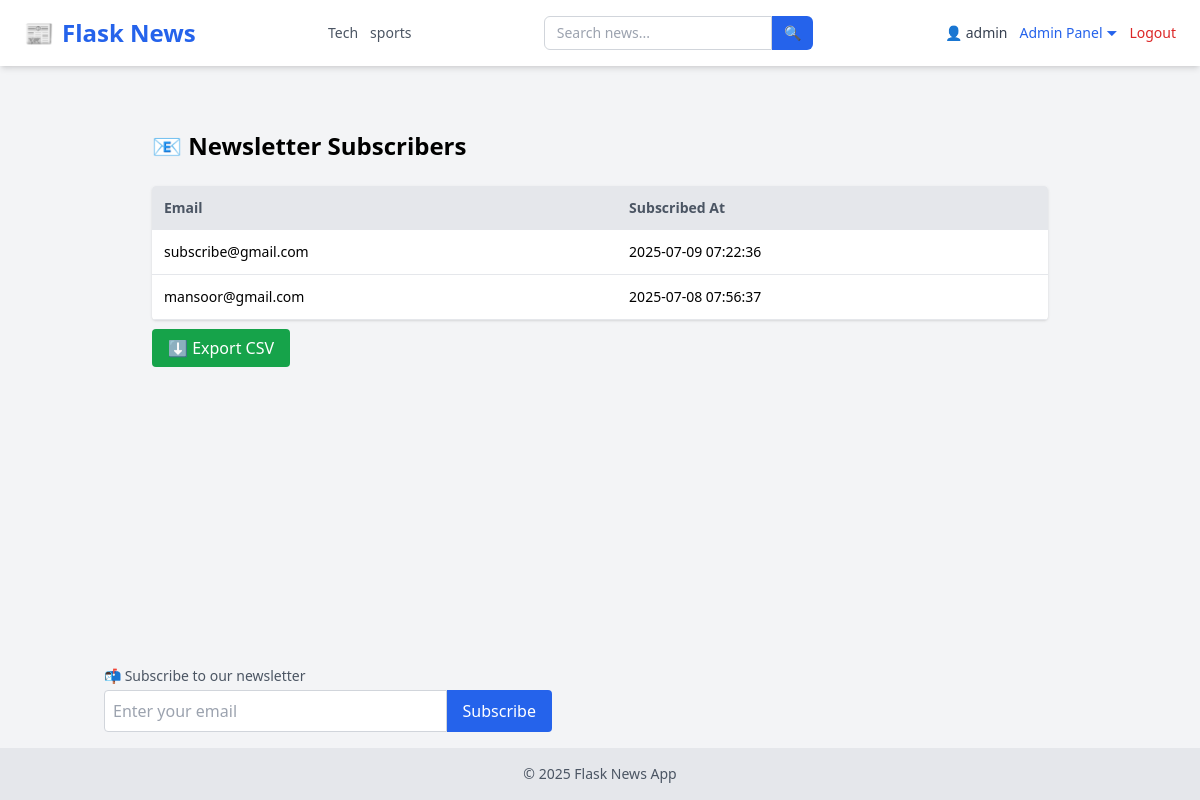
The page /subscribers (signed in) on the database its author committed.
### tables this page shows
CREATE TABLE categories (
            id INTEGER PRIMARY KEY AUTOINCREMENT,
            name TEXT UNIQUE NOT NULL
        );

CREATE TABLE users (
            id INTEGER PRIMARY KEY AUTOINCREMENT,
            username TEXT NOT NULL,
            email TEXT UNIQUE NOT NULL,
            password TEXT NOT NULL,
            role TEXT DEFAULT 'user'
        );

CREATE TABLE subscribers (
            id INTEGER PRIMARY KEY AUTOINCREMENT,
            email TEXT UNIQUE NOT NULL,
            created_at TEXT DEFAULT (datetime('now'))
        );

### app/admin_routes.py (the view)
@admin.route('/subscribers')
@login_required
@admin_only
def view_subscribers():
    conn = sqlite3.connect(current_app.config['DATABASE'])
    c = conn.cursor()
    c.execute("SELECT email, created_at FROM subscribers ORDER BY created_at DESC")
    subscribers = c.fetchall()
    conn.close()
    return render_template('admin/subscribers.html', subscribers=subscribers)

### app/__init__.py (called while the page is built)
def create_app():
    app = Flask(__name__, instance_relative_config=True)
    app.config.from_object('config.Config')
    from app.routes import main
    app.register_blueprint(main)
    from app.admin_routes import admin
    app.register_blueprint(admin)
    from app.user_routes import user
    app.register_blueprint(user)
    init_db(app)
    login_manager.init_app(app)
    @login_manager.user_loader
    def user_loader(user_id):
        return load_user(user_id)
    @app.context_processor
    def inject_now():
        return {'now': datetime.now}
    @app.context_processor
    def inject_categories():
        conn = sqlite3.connect(current_app.config['DATABASE'])
        c = conn.cursor()
        c.execute("SELECT id, name FROM categories ORDER BY name ASC")
        categories = c.fetchall()
        conn.close()
        return {'categories': categories}
    return app

### app/models.py (called while the page is built)
def load_user(user_id):
    conn = sqlite3.connect(current_app.config['DATABASE'])
    c = conn.cursor()
    c.execute("SELECT id, username,email, role FROM users WHERE id = ?", (user_id,))
    row = c.fetchone()
    conn.close()
    if row:
        return User(*row)
    return None

### app/utils.py (called while the page is built)
def admin_only(f):
    @wraps(f)
    def decorated(*args, **kwargs):
        if not current_user.is_authenticated or current_user.role != 'admin':
            abort(403)
        return f(*args, **kwargs)
    return decorated

### app/templates/admin/subscribers.html (shortened to what this page needs)
{% extends "layout.html" %}  {% block content %}
<div class="max-w-4xl mx-auto mt-10">
  <h1 class="text-2xl font-bold mb-6">📧 Newsletter Subscribers</h1>
  {% if subscribers %}
  <table class="w-full bg-white rounded shadow overflow-hidden">
    <thead class="bg-gray-200 text-left text-sm text-gray-600">
      <tr>
        <th class="p-3">Email</th>
        <th class="p-3">Subscribed At</th>
      </tr>
    </thead>
    <tbody class="text-sm">
      {% for sub in subscribers %}
      <tr class="border-b">
        <td class="p-3">{{ sub[0] }}</td>
        <td class="p-3">{{ sub[1] }}</td>
      </tr>
      {% endfor %}
    </tbody>
  </table>
  <div class="mb-4 mt-4">
    <a
      href="{{ url_for('admin.export_subscribers') }}"
      class="bg-green-600 text-white px-4 py-2 rounded hover:bg-green-700"
    >
      ⬇️ Export CSV
    </a>
  </div>
  {% else %}
  <p class="text-gray-600">No subscribers found.</p>
  {% endif %}
</div>
{% endblock %}

### app/templates/layout.html (shortened to what this page needs)
<!DOCTYPE html>
<html lang="en">
  <head>
    <script src="https://cdn.tailwindcss.com"></script>
    <link
      rel="stylesheet"
      href="https://cdnjs.cloudflare.com/ajax/libs/font-awesome/6.4.0/css/all.min.css"
    />
  </head>
  <body class="bg-gray-100 min-h-screen flex flex-col">
    <nav
      class="bg-white shadow-md px-6 py-4 flex flex-wrap md:flex-nowrap justify-between items-center"
    >
      <a
        href="/"
        class="text-2xl font-extrabold text-blue-600 flex items-center gap-2"
      >
        📰 <span>Flask News</span>
      </a>
      <div
        class="flex flex-wrap justify-center gap-3 mt-4 md:mt-0 md:ml-6 text-sm text-gray-600 font-medium"
      >
        {% for cat in categories %}
        <a
          href="{{ url_for('main.filter_by_category', name=cat[1]) }}"
          class="hover:text-blue-600 transition-colors"
        >
          {{ cat[1] }}
        </a>
        {% endfor %}
      </div>
      <form
        method="GET"
        action="{{ url_for('main.search') }}"
        class="flex mt-4 md:mt-0 md:ml-6"
      >
        <input
          type="text"
          name="q"
          placeholder="Search news..."
          required
          class="px-3 py-1.5 border rounded-l-md border-gray-300 focus:outline-none focus:ring focus:border-blue-500 text-sm"
        />
        <button
          type="submit"
          class="px-3 py-1.5 bg-blue-600 text-white rounded-r-md text-sm hover:bg-blue-700 transition-colors"
        >
          🔍
        </button>
      </form>
      <div
        class="flex items-center gap-3 mt-4 md:mt-0 md:ml-6 text-sm relative"
      >
        {% if current_user.is_authenticated %}
        <a href="{{ url_for('user.user_profile', email=current_user.email) }}"
          ><span class="text-gray-700">👤 {{ current_user.username }}</span></a
        >
        {% if current_user.role == 'admin' %}
        <div class="relative">
          <button
            id="adminDropdownToggle"
            class="text-blue-600 hover:underline focus:outline-none"
            onclick="toggleAdminDropdown()"
          >
            Admin Panel ⏷
          </button>
        </div>
        {% endif %}
        <a href="/logout" class="text-red-600 hover:underline">Logout</a>
        {% else %}
        <a href="/login" class="text-blue-600 hover:underline">Login</a>
        <a href="/register" class="text-blue-600 hover:underline">Register</a>
        {% endif %}
      </div>
    </nav>
    <main class="flex-grow container mx-auto p-6">
       {% block content %}{% endblock %}
    </main>
    <div class="container mx-auto mb-4 px-4">
      <form action="{{ url_for('user.subscribe') }}" method="POST" class="mt-4">
        <label class="block text-sm text-gray-600 mb-1"
          >📬 Subscribe to our newsletter</label
        >
        <div class="flex max-w-md">
          <input
            type="email"
            name="email"
            required
            placeholder="Enter your email"
            class="w-full p-2 rounded-l border border-gray-300"
          />
          <button type="submit" class="bg-blue-600 text-white px-4 rounded-r">
            Subscribe
          </button>
        </div>
      </form>
    </div>
    <footer class="bg-gray-200 text-center py-4 text-sm text-gray-600">
      &copy; {{ now().year }} Flask News App
    </footer>
  </body>
</html>

### rows shown on the page
categories: name "Tech"
categories: name "sports"
users: username "admin"
subscribers: email "subscribe@gmail.com", created_at "2025-07-09 07:22:36"
subscribers: email "mansoor@gmail.com", created_at "2025-07-08 07:56:37"
